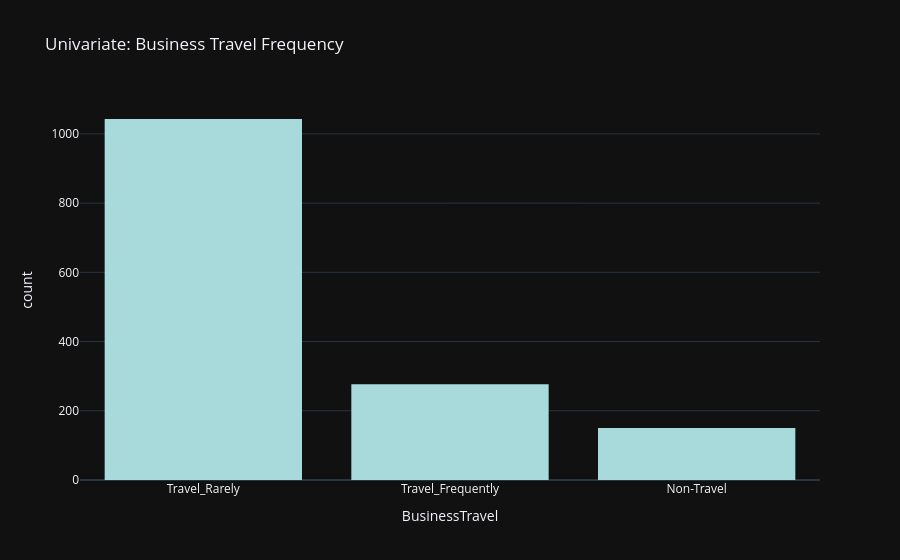

Notebook code cell kept with this figure:
### Code cell
# Q5: What proportion of the workforce is required to travel for business?
# Create a bar chart mapping the frequency of business travel across the company
fig_travel = px.histogram(df_cleaned, x='BusinessTravel', title='Univariate: Business Travel Frequency', template='plotly_dark', color_discrete_sequence=['#a8dadc'])
# Sort the categories from most frequent to least frequent for clean readability
fig_travel.update_layout(xaxis={'categoryorder':'total descending'})
# Render and display the business travel chart
fig_travel.show()

### Figure 1 — Plotly figure (JSON) as saved in the notebook; plotly's stock layout.template omitted (floating-point values rounded to 4 significant figures; data arrays with more than 128 entries replaced by an {"elided": "..."} marker saying what was removed)
{"data": [{"bingroup": "x", "hovertemplate": "BusinessTravel=%{x}<br>count=%{y}<extra></extra>", "legendgroup": "", "marker": {"color": "#a8dadc", "pattern": {"shape": ""}}, "name": "", "orientation": "v", "showlegend": false, "type": "histogram", "x": {"elided": "1470 str values"}, "xaxis": "x", "yaxis": "y"}], "layout": {"barmode": "relative", "legend": {"tracegroupgap": 0}, "title": {"text": "Univariate: Business Travel Frequency"}, "xaxis": {"anchor": "y", "categoryorder": "total descending", "domain": [0, 1], "title": {"text": "BusinessTravel"}}, "yaxis": {"anchor": "x", "domain": [0, 1], "title": {"text": "count"}}}}
